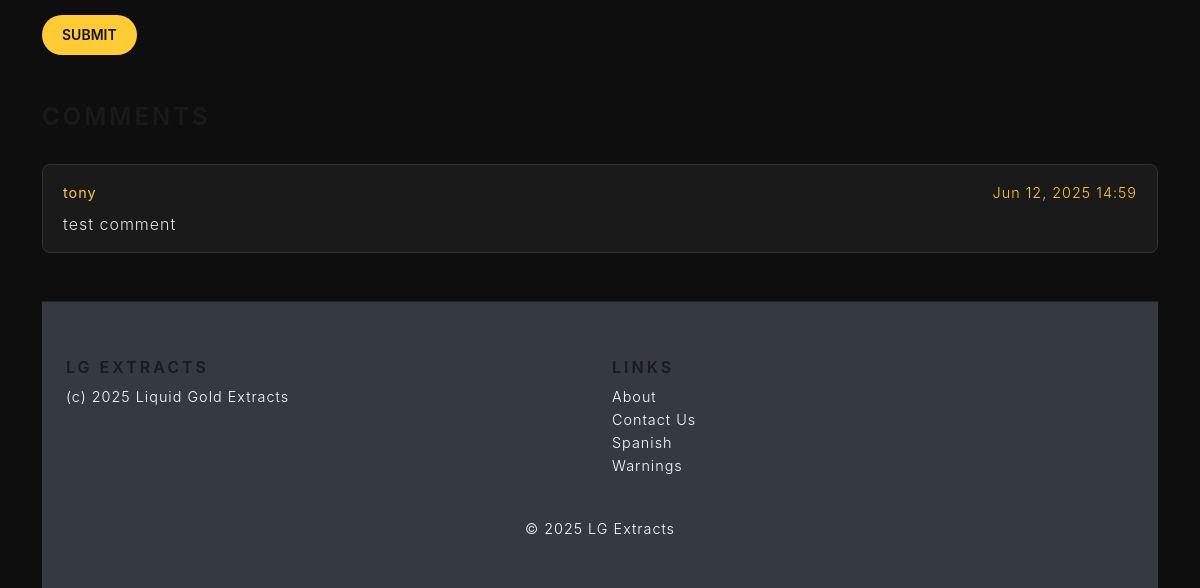
/post/3/ (lower part), run on an earlier commit of the app's database.
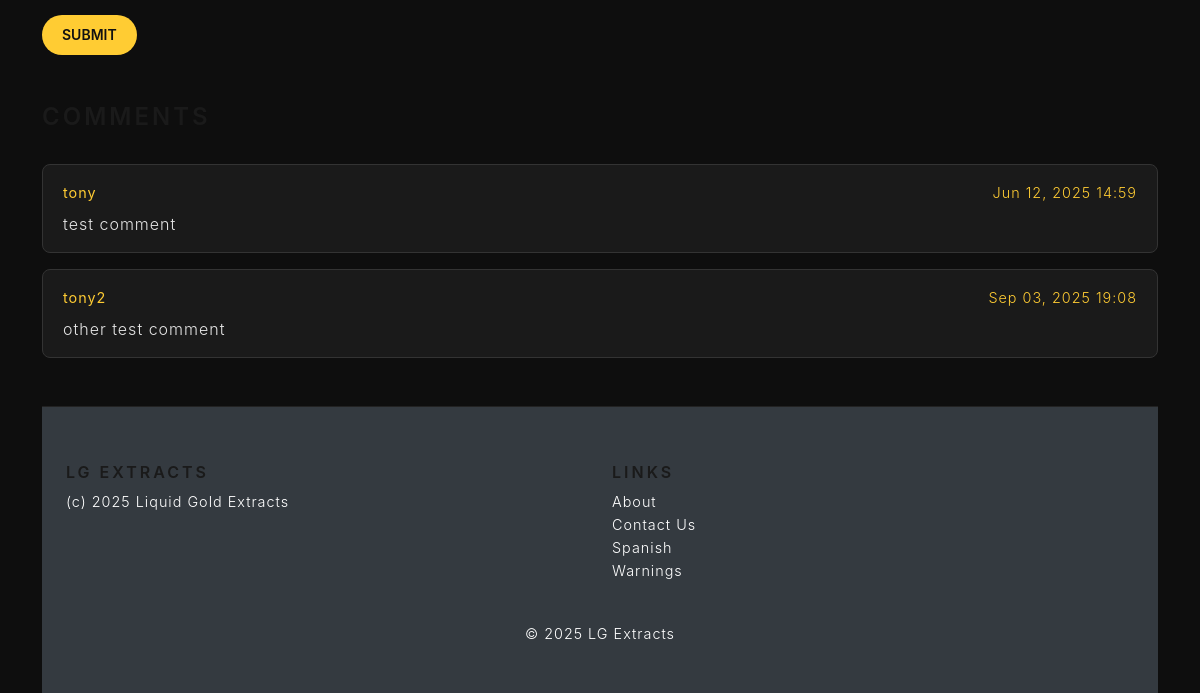
And on a later commit of the database.
### blog/models.py (models this page shows, shortened)
class Comment(models.Model):
    author = models.CharField(max_length=60)
    body = models.TextField()
    created_on = models.DateTimeField(auto_now_add=True)
    post = models.ForeignKey("Post", on_delete=models.CASCADE)

### blog/views.py (the view, shortened to what this page needs)
# urls.py: path("post/<int:pk>/", views.blog_detail, name="blog_detail"),
def blog_detail(request, pk):
    post = Post.objects.get(pk=pk)
    comments = Comment.objects.filter(post=post)
    return render(request, "blog/detail.html", {
        "post": post,
        "comments": comments,
        "form": CommentForm(),
    })

### blog/templates/blog/detail.html (shortened to what this page needs)
{% extends 'base.html' %}
{% load widget_tweaks %}
{% block page_content %}
<div class="container">
  <div class="mb-5">
    <form method="post" class="row g-3">
      <div class="col-12">
        <button type="submit" class="btn btn-primary">Submit</button>
      </div>
    </form>
  </div>
  <div>
    <h3 class="mb-4">Comments</h3>
<div class="comments-list">
  {% for comment in comments %}
    <div class="comment">
      <div class="comment-header">
        <strong>{{ comment.author }}</strong>
        <span class="comment-date">{{ comment.created_on|date:"M d, Y H:i" }}</span>
      </div>
      <div class="comment-body">
        {{ comment.body }}
      </div>
    </div>
  {% empty %}
    <p class="text-muted">No comments yet. Be the first!</p>
  {% endfor %}
</div>
</div>
{% endblock page_content %}

What changed in the data, as far as the page shows it:
added Comment: author "tony2", created_on "Sep 03, 2025 19:08", body "other test comment"
